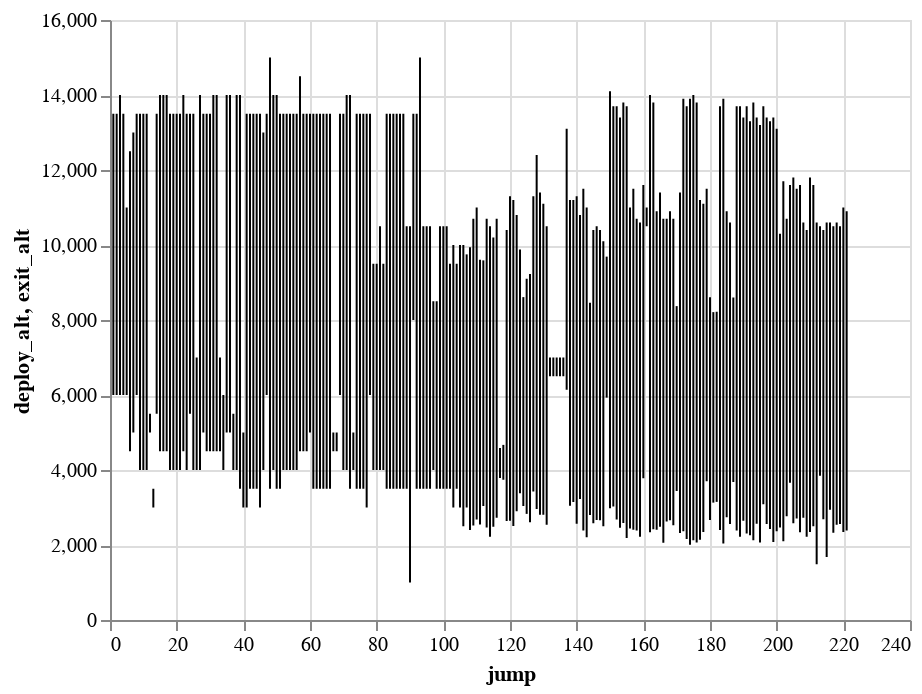

Here is the notebook cell this chart was saved with:
### Code cell
alt.Chart(eli).mark_rule().encode(
    x='jump',
    y='deploy_alt',
    y2='exit_alt'
)

### Figure 1 — Vega-Lite specification as saved in the notebook (floating-point values rounded to 4 significant figures; data arrays with more than 128 entries replaced by an {"elided": "..."} marker saying what was removed)
{"config": {"view": {"continuousWidth": 400, "continuousHeight": 300}}, "data": {"name": "data-dbba8783d0ca695423e2772ce7e396e7"}, "mark": "rule", "encoding": {"x": {"type": "quantitative", "field": "jump"}, "y": {"type": "quantitative", "field": "deploy_alt"}, "y2": {"field": "exit_alt"}}, "$schema": "https://vega.github.io/schema/vega-lite/v4.0.2.json", "datasets": {"data-dbba8783d0ca695423e2772ce7e396e7": {"elided": "221 records"}}}
